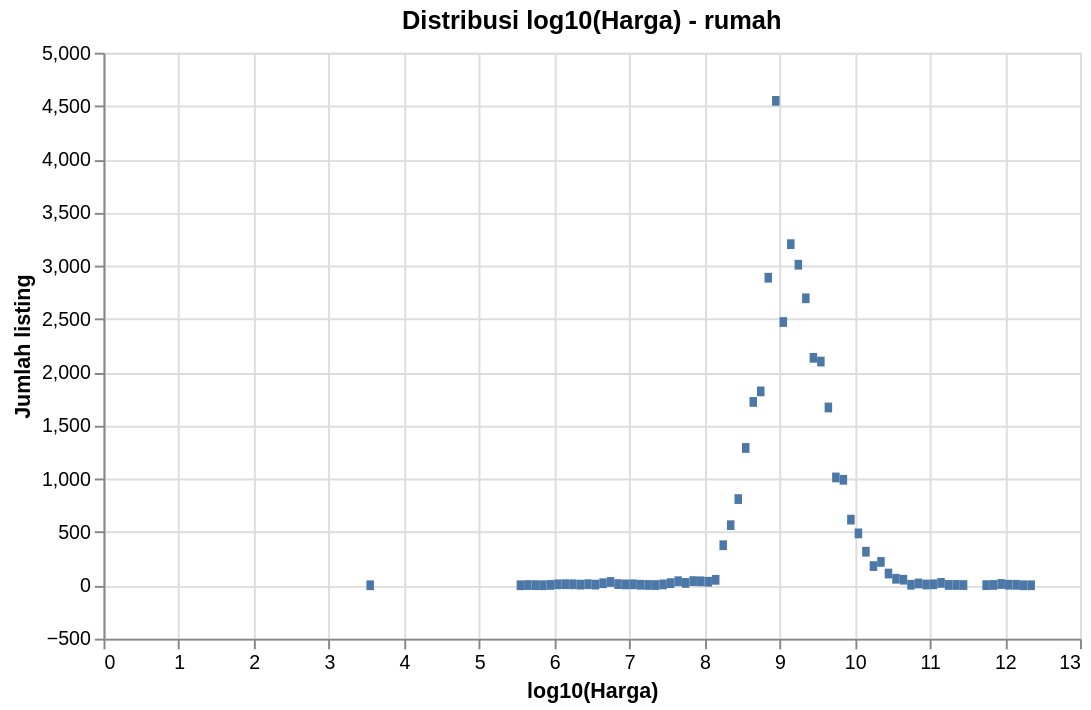

The code cell stored with this chart in its notebook:
### Markdown cell above
### Visualisasi

### Code cell
# Distribusi harga: miring ke kanan -> pakai skala log.
# Binning dihitung di polars (lebar 0.1 pada skala log10) supaya Altair hanya
# menerima puluhan baris, bukan puluhan ribu (batas default Altair 5000 baris).
_lebar = 0.1
_hist = (
    parsed.filter(~pl.col("tanpa_bangunan"))
    .drop_nulls("log_harga")
    .with_columns(
        ((pl.col("log_harga") / _lebar).floor() * _lebar).alias("bin_awal")
    )
    .group_by("bin_awal")
    .len()
    .rename({"len": "jumlah"})
    .with_columns((pl.col("bin_awal") + _lebar).alias("bin_akhir"))
    .sort("bin_awal")
)
alt.Chart(_hist).mark_bar().encode(
    alt.X("bin_awal:Q", title="log10(Harga)"),
    alt.X2("bin_akhir:Q"),
    alt.Y("jumlah:Q", title="Jumlah listing"),
    tooltip=["bin_awal", "bin_akhir", "jumlah"],
).properties(title="Distribusi log10(Harga) - rumah", width=500, height=300)

### Figure 1 — Vega-Lite specification as saved in the notebook (floating-point values rounded to 4 significant figures)
{"config": {"view": {"continuousWidth": 300, "continuousHeight": 300}}, "data": {"name": "data-46c325c765051e8e0f693f3c1a50b255"}, "mark": {"type": "bar"}, "encoding": {"tooltip": [{"field": "bin_awal", "type": "quantitative"}, {"field": "bin_akhir", "type": "quantitative"}, {"field": "jumlah", "type": "quantitative"}], "x": {"field": "bin_awal", "title": "log10(Harga)", "type": "quantitative"}, "x2": {"field": "bin_akhir"}, "y": {"field": "jumlah", "title": "Jumlah listing", "type": "quantitative"}}, "height": 300, "title": "Distribusi log10(Harga) - rumah", "width": 500, "$schema": "https://vega.github.io/schema/vega-lite/v6.4.1.json", "datasets": {"data-46c325c765051e8e0f693f3c1a50b255": [{"bin_awal": 3.5, "jumlah": 1, "bin_akhir": 3.6}, {"bin_awal": 5.5, "jumlah": 1, "bin_akhir": 5.6}, {"bin_awal": 5.6, "jumlah": 3, "bin_akhir": 5.7}, {"bin_awal": 5.7, "jumlah": 2, "bin_akhir": 5.8}, {"bin_awal": 5.8, "jumlah": 1, "bin_akhir": 5.9}, {"bin_awal": 5.9, "jumlah": 4, "bin_akhir": 6.0}, {"bin_awal": 6.0, "jumlah": 10, "bin_akhir": 6.1}, {"bin_awal": 6.1, "jumlah": 11, "bin_akhir": 6.2}, {"bin_awal": 6.2, "jumlah": 10, "bin_akhir": 6.3}, {"bin_awal": 6.3, "jumlah": 7, "bin_akhir": 6.4}, {"bin_awal": 6.4, "jumlah": 11, "bin_akhir": 6.5}, {"bin_awal": 6.5, "jumlah": 7, "bin_akhir": 6.6}, {"bin_awal": 6.6, "jumlah": 20, "bin_akhir": 6.7}, {"bin_awal": 6.7, "jumlah": 32, "bin_akhir": 6.8}, {"bin_awal": 6.8, "jumlah": 12, "bin_akhir": 6.9}, {"bin_awal": 6.9, "jumlah": 9, "bin_akhir": 7.0}, {"bin_awal": 7.0, "jumlah": 10, "bin_akhir": 7.1}, {"bin_awal": 7.1, "jumlah": 6, "bin_akhir": 7.2}, {"bin_awal": 7.2, "jumlah": 4, "bin_akhir": 7.3}, {"bin_awal": 7.3, "jumlah": 3, "bin_akhir": 7.4}, {"bin_awal": 7.4, "jumlah": 9, "bin_akhir": 7.5}, {"bin_awal": 7.5, "jumlah": 21, "bin_akhir": 7.6}, {"bin_awal": 7.6, "jumlah": 39, "bin_akhir": 7.7}, {"bin_awal": 7.7, "jumlah": 23, "bin_akhir": 7.8}, {"bin_awal": 7.8, "jumlah": 40, "bin_akhir": 7.9}, {"bin_awal": 7.9, "jumlah": 38, "bin_akhir": 8.0}, {"bin_awal": 8.0, "jumlah": 34, "bin_akhir": 8.1}, {"bin_awal": 8.1, "jumlah": 52, "bin_akhir": 8.2}, {"bin_awal": 8.2, "jumlah": 377, "bin_akhir": 8.3}, {"bin_awal": 8.3, "jumlah": 565, "bin_akhir": 8.4}, {"bin_awal": 8.4, "jumlah": 810, "bin_akhir": 8.5}, {"bin_awal": 8.5, "jumlah": 1290, "bin_akhir": 8.6}, {"bin_awal": 8.6, "jumlah": 1722, "bin_akhir": 8.7}, {"bin_awal": 8.7, "jumlah": 1821, "bin_akhir": 8.8}, {"bin_awal": 8.8, "jumlah": 2888, "bin_akhir": 8.9}, {"bin_awal": 8.9, "jumlah": 4548, "bin_akhir": 9.0}, {"bin_awal": 9.0, "jumlah": 2472, "bin_akhir": 9.1}, {"bin_awal": 9.1, "jumlah": 3203, "bin_akhir": 9.2}, {"bin_awal": 9.2, "jumlah": 3010, "bin_akhir": 9.3}, {"bin_awal": 9.3, "jumlah": 2695, "bin_akhir": 9.4}, {"bin_awal": 9.4, "jumlah": 2136, "bin_akhir": 9.5}, {"bin_awal": 9.5, "jumlah": 2101, "bin_akhir": 9.6}, {"bin_awal": 9.6, "jumlah": 1670, "bin_akhir": 9.7}, {"bin_awal": 9.7, "jumlah": 1013, "bin_akhir": 9.8}, {"bin_awal": 9.8, "jumlah": 991, "bin_akhir": 9.9}, {"bin_awal": 9.9, "jumlah": 617, "bin_akhir": 10.0}, {"bin_awal": 10.0, "jumlah": 488, "bin_akhir": 10.1}, {"bin_awal": 10.1, "jumlah": 316, "bin_akhir": 10.2}, {"bin_awal": 10.2, "jumlah": 181, "bin_akhir": 10.3}, {"bin_awal": 10.3, "jumlah": 220, "bin_akhir": 10.4}, {"bin_awal": 10.4, "jumlah": 111, "bin_akhir": 10.5}, {"bin_awal": 10.5, "jumlah": 62, "bin_akhir": 10.6}, {"bin_awal": 10.6, "jumlah": 53, "bin_akhir": 10.7}, {"bin_awal": 10.7, "jumlah": 6, "bin_akhir": 10.8}, {"bin_awal": 10.8, "jumlah": 18, "bin_akhir": 10.9}, {"bin_awal": 10.9, "jumlah": 8, "bin_akhir": 11.0}, {"bin_awal": 11.0, "jumlah": 10, "bin_akhir": 11.1}, {"bin_awal": 11.1, "jumlah": 23, "bin_akhir": 11.2}, {"bin_awal": 11.2, "jumlah": 4, "bin_akhir": 11.3}, {"bin_awal": 11.3, "jumlah": 4, "bin_akhir": 11.4}, {"bin_awal": 11.4, "jumlah": 3, "bin_akhir": 11.5}, {"bin_awal": 11.7, "jumlah": 2, "bin_akhir": 11.8}, {"bin_awal": 11.8, "jumlah": 4, "bin_akhir": 11.9}, {"bin_awal": 11.9, "jumlah": 13, "bin_akhir": 12.0}, {"bin_awal": 12.0, "jumlah": 6, "bin_akhir": 12.1}, {"bin_awal": 12.1, "jumlah": 5, "bin_akhir": 12.2}, {"bin_awal": 12.2, "jumlah": 1, "bin_akhir": 12.3}, {"bin_awal": 12.3, "jumlah": 1, "bin_akhir": 12.4}]}}
